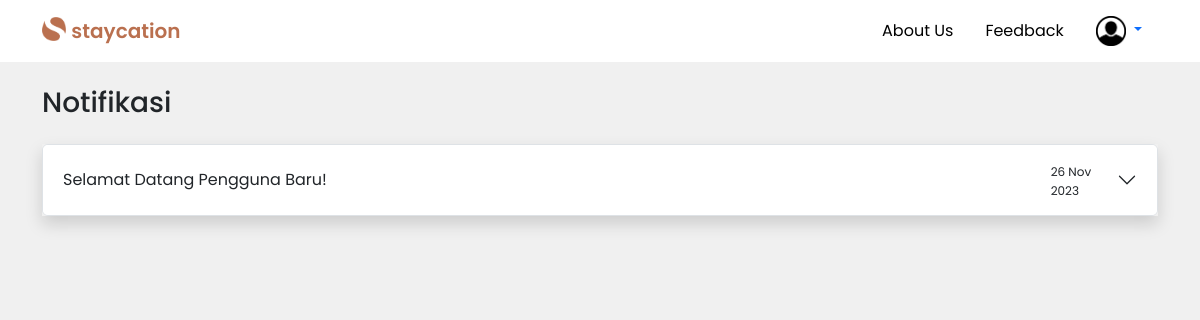
/dashboard/user/notifikasi.php (signed in), run on an earlier commit of the app's database.
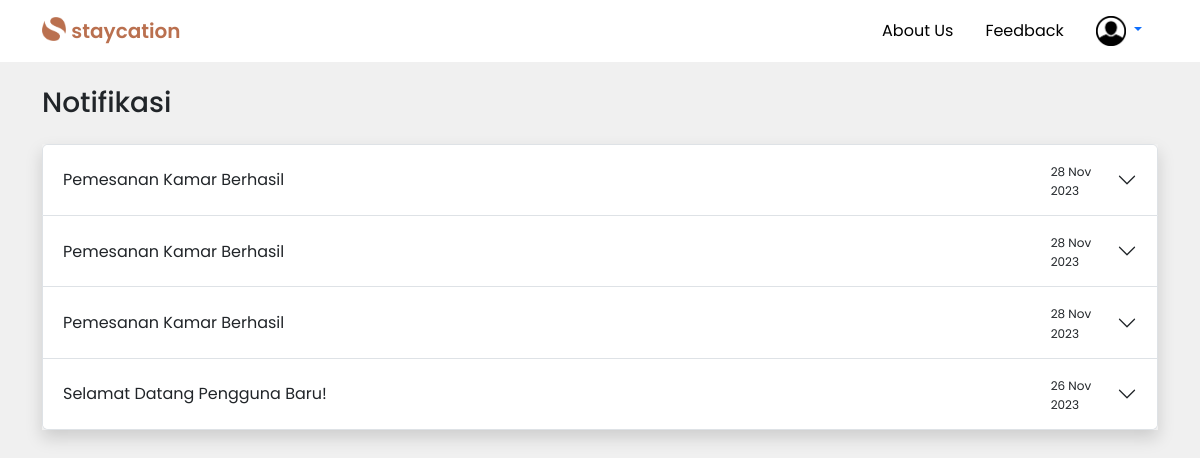
And on a later commit of the database.
### tables this page shows
CREATE TABLE `notifikasi` (
  `ID_NOTIFIKASI` int(11) NOT NULL,
  `ID_HOTEL` int(11) DEFAULT NULL,
  `EMAIL_TAMU` varchar(40) NOT NULL,
  `JUDUL_NOTIF` varchar(30) NOT NULL,
  `PESAN_NOTIF` varchar(200) NOT NULL,
  `TGL_NOTIF` timestamp NOT NULL DEFAULT current_timestamp() ON UPDATE current_timestamp()
);

### dashboard/user/notifikasi.php (the view, shortened to what this page needs)
<?php
    include '../../controller/koneksi.php';
    if (!isset($_SESSION['user_type']) || empty($_SESSION['user_type'])) {
        include '../../partials/header.php';
    } elseif ($_SESSION['user_type'] === 'tamu') {
        include '../../partials/header-login-noindex.php';
    }
    $email = $_SESSION['email'];
?>
<div class="container mt-4">
    <h3>Notifikasi</h3>
    <div class="accordion shadow mt-4" id="accordionNotif">
        <?php
            $query = "SELECT JUDUL_NOTIF, PESAN_NOTIF, TGL_NOTIF FROM `notifikasi` WHERE EMAIL_TAMU = '$email' ORDER BY TGL_NOTIF DESC";
            $result = $koneksi->query($query);
            if ($result->num_rows > 0) {
                $counter = 1;
                while ($row = $result->fetch_assoc()) {
                    $accordionID = 'collapse' . $counter;
        ?>
        <div class="accordion-item">
            <h2 class="accordion-header">
            <button class="accordion-button collapsed" type="button" data-bs-toggle="collapse" data-bs-target="#<?php echo $accordionID; ?>" aria-expanded="false" aria-controls="<?php echo $accordionID; ?>">
                <div class="w-100">
                    <?php echo $row["JUDUL_NOTIF"]; ?>
                </div>
                <div>
                    <span style="font-size: 12px;"><?php echo date('d M Y', strtotime($row["TGL_NOTIF"])); ?> </span>
                </div>
            </button>
            </h2>
        </div>
        <?php
                    $counter++;
                }
            } else {
                echo '<div class="accordion-item">';
                echo '<div class="accordion-header">';
                echo 'Tidak ada notifikasi.';
                echo '</div>';
                echo '</div>';
            }
        ?>
    </div>
</div>

### partials/header-login-noindex.php (shortened to what this page needs)
<!DOCTYPE html>
<html lang="en">
<head>
    <link href="https://cdn.jsdelivr.net/npm/bootstrap@5.3.2/dist/css/bootstrap.min.css" rel="stylesheet">
    <link rel="stylesheet" href="../../style.css">
</head>
<body>
  <nav class="navbar bg-white">
      <div class="container">
        <a class="navbar-brand" href="user.php">
              <img src="../../img/logo/logo.png" height="24" class="d-inline-block align-text-top">
              <span class="logo-name">staycation</span>
          </a>
        <ul class="nav">
          <li class="nav-item d-flex align-items-center">
            <a class="nav-link text-black" href="<?php echo $about; ?>">About Us</a>
          </li>
          <li class="nav-item d-flex align-items-center">
            <a class="nav-link text-black" href="<?php echo $feed; ?>">Feedback</a>
          </li>
          <li>
            <div class="dropdown">
              <a class="nav-link dropdown-toggle" href="#" role="button" id="profileDropdown" data-bs-toggle="dropdown" aria-haspopup="true" aria-expanded="false">
                <img src="../../img/user.png" alt="Profil" class="profile-img" style="height: 30px;">
              </a>
            </div>
          </li>
        </ul>
    </div>
  </nav>

### style.css (style rules this page uses)
body { background-color: #f0f0f0; }
* { font-family: 'Poppins', sans-serif; }
.logo-name { font-weight: 600; color: #BA704F; }

What changed in the data, as far as the page shows it:
added notifikasi: JUDUL_NOTIF "Pemesanan Kamar Berhasil", TGL_NOTIF "28 Nov 2023"
added notifikasi: JUDUL_NOTIF "Pemesanan Kamar Berhasil", TGL_NOTIF "28 Nov 2023"
added notifikasi: JUDUL_NOTIF "Pemesanan Kamar Berhasil", TGL_NOTIF "28 Nov 2023"
